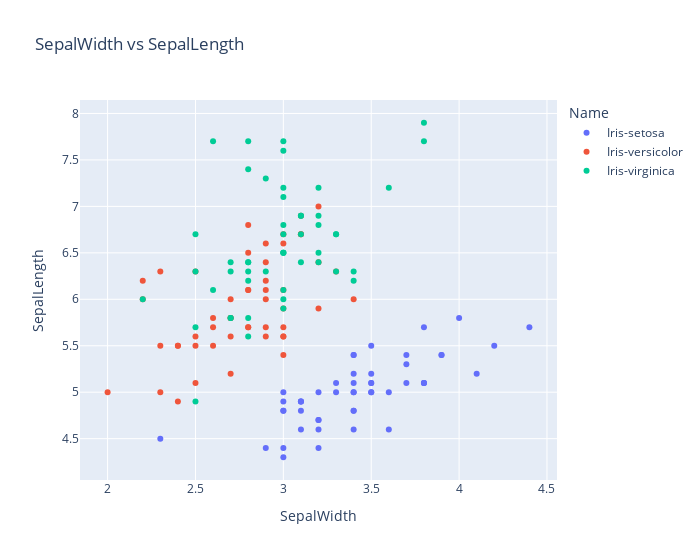

Here is the notebook cell this chart was saved with:
### Markdown cell above
#### **Scatter Plot con Plotly**

### Code cell
import plotly.express as px

fig = px.scatter(df_iris, x="SepalWidth", y="SepalLength",
                 color="Name", # simil a "hue" en seaborn
                 width=700,    # ancho del gráfico
                 title="SepalWidth vs SepalLength"
                 )
fig.show()

### Figure 1 — Plotly figure (JSON) as saved in the notebook; plotly's stock layout.template omitted (floating-point values rounded to 4 significant figures)
{"data": [{"hovertemplate": "Name=Iris-setosa<br>SepalWidth=%{x}<br>SepalLength=%{y}<extra></extra>", "legendgroup": "Iris-setosa", "marker": {"color": "#636efa", "symbol": "circle"}, "mode": "markers", "name": "Iris-setosa", "orientation": "v", "showlegend": true, "type": "scatter", "x": [3.5, 3.0, 3.2, 3.1, 3.6, 3.9, 3.4, 3.4, 2.9, 3.1, 3.7, 3.4, 3.0, 3.0, 4.0, 4.4, 3.9, 3.5, 3.8, 3.8, 3.4, 3.7, 3.6, 3.3, 3.4, 3.0, 3.4, 3.5, 3.4, 3.2, 3.1, 3.4, 4.1, 4.2, 3.1, 3.2, 3.5, 3.1, 3.0, 3.4, 3.5, 2.3, 3.2, 3.5, 3.8, 3.0, 3.8, 3.2, 3.7, 3.3], "xaxis": "x", "y": [5.1, 4.9, 4.7, 4.6, 5.0, 5.4, 4.6, 5.0, 4.4, 4.9, 5.4, 4.8, 4.8, 4.3, 5.8, 5.7, 5.4, 5.1, 5.7, 5.1, 5.4, 5.1, 4.6, 5.1, 4.8, 5.0, 5.0, 5.2, 5.2, 4.7, 4.8, 5.4, 5.2, 5.5, 4.9, 5.0, 5.5, 4.9, 4.4, 5.1, 5.0, 4.5, 4.4, 5.0, 5.1, 4.8, 5.1, 4.6, 5.3, 5.0], "yaxis": "y"}, {"hovertemplate": "Name=Iris-versicolor<br>SepalWidth=%{x}<br>SepalLength=%{y}<extra></extra>", "legendgroup": "Iris-versicolor", "marker": {"color": "#EF553B", "symbol": "circle"}, "mode": "markers", "name": "Iris-versicolor", "orientation": "v", "showlegend": true, "type": "scatter", "x": [3.2, 3.2, 3.1, 2.3, 2.8, 2.8, 3.3, 2.4, 2.9, 2.7, 2.0, 3.0, 2.2, 2.9, 2.9, 3.1, 3.0, 2.7, 2.2, 2.5, 3.2, 2.8, 2.5, 2.8, 2.9, 3.0, 2.8, 3.0, 2.9, 2.6, 2.4, 2.4, 2.7, 2.7, 3.0, 3.4, 3.1, 2.3, 3.0, 2.5, 2.6, 3.0, 2.6, 2.3, 2.7, 3.0, 2.9, 2.9, 2.5, 2.8], "xaxis": "x", "y": [7.0, 6.4, 6.9, 5.5, 6.5, 5.7, 6.3, 4.9, 6.6, 5.2, 5.0, 5.9, 6.0, 6.1, 5.6, 6.7, 5.6, 5.8, 6.2, 5.6, 5.9, 6.1, 6.3, 6.1, 6.4, 6.6, 6.8, 6.7, 6.0, 5.7, 5.5, 5.5, 5.8, 6.0, 5.4, 6.0, 6.7, 6.3, 5.6, 5.5, 5.5, 6.1, 5.8, 5.0, 5.6, 5.7, 5.7, 6.2, 5.1, 5.7], "yaxis": "y"}, {"hovertemplate": "Name=Iris-virginica<br>SepalWidth=%{x}<br>SepalLength=%{y}<extra></extra>", "legendgroup": "Iris-virginica", "marker": {"color": "#00cc96", "symbol": "circle"}, "mode": "markers", "name": "Iris-virginica", "orientation": "v", "showlegend": true, "type": "scatter", "x": [3.3, 2.7, 3.0, 2.9, 3.0, 3.0, 2.5, 2.9, 2.5, 3.6, 3.2, 2.7, 3.0, 2.5, 2.8, 3.2, 3.0, 3.8, 2.6, 2.2, 3.2, 2.8, 2.8, 2.7, 3.3, 3.2, 2.8, 3.0, 2.8, 3.0, 2.8, 3.8, 2.8, 2.8, 2.6, 3.0, 3.4, 3.1, 3.0, 3.1, 3.1, 3.1, 2.7, 3.2, 3.3, 3.0, 2.5, 3.0, 3.4, 3.0], "xaxis": "x", "y": [6.3, 5.8, 7.1, 6.3, 6.5, 7.6, 4.9, 7.3, 6.7, 7.2, 6.5, 6.4, 6.8, 5.7, 5.8, 6.4, 6.5, 7.7, 7.7, 6.0, 6.9, 5.6, 7.7, 6.3, 6.7, 7.2, 6.2, 6.1, 6.4, 7.2, 7.4, 7.9, 6.4, 6.3, 6.1, 7.7, 6.3, 6.4, 6.0, 6.9, 6.7, 6.9, 5.8, 6.8, 6.7, 6.7, 6.3, 6.5, 6.2, 5.9], "yaxis": "y"}], "layout": {"legend": {"title": {"text": "Name"}, "tracegroupgap": 0}, "title": {"text": "SepalWidth vs SepalLength"}, "width": 700, "xaxis": {"anchor": "y", "domain": [0, 1], "title": {"text": "SepalWidth"}}, "yaxis": {"anchor": "x", "domain": [0, 1], "title": {"text": "SepalLength"}}}}
